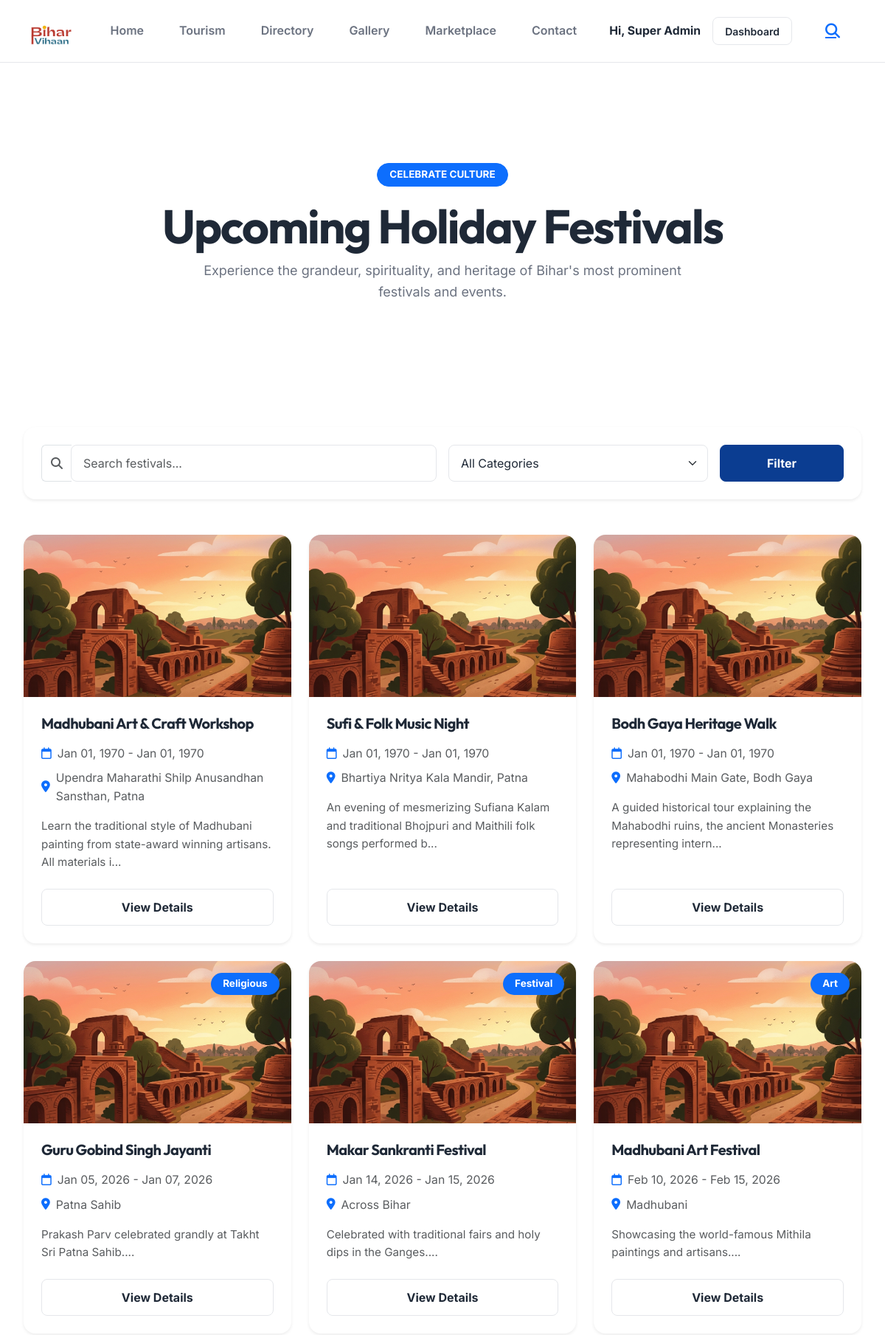
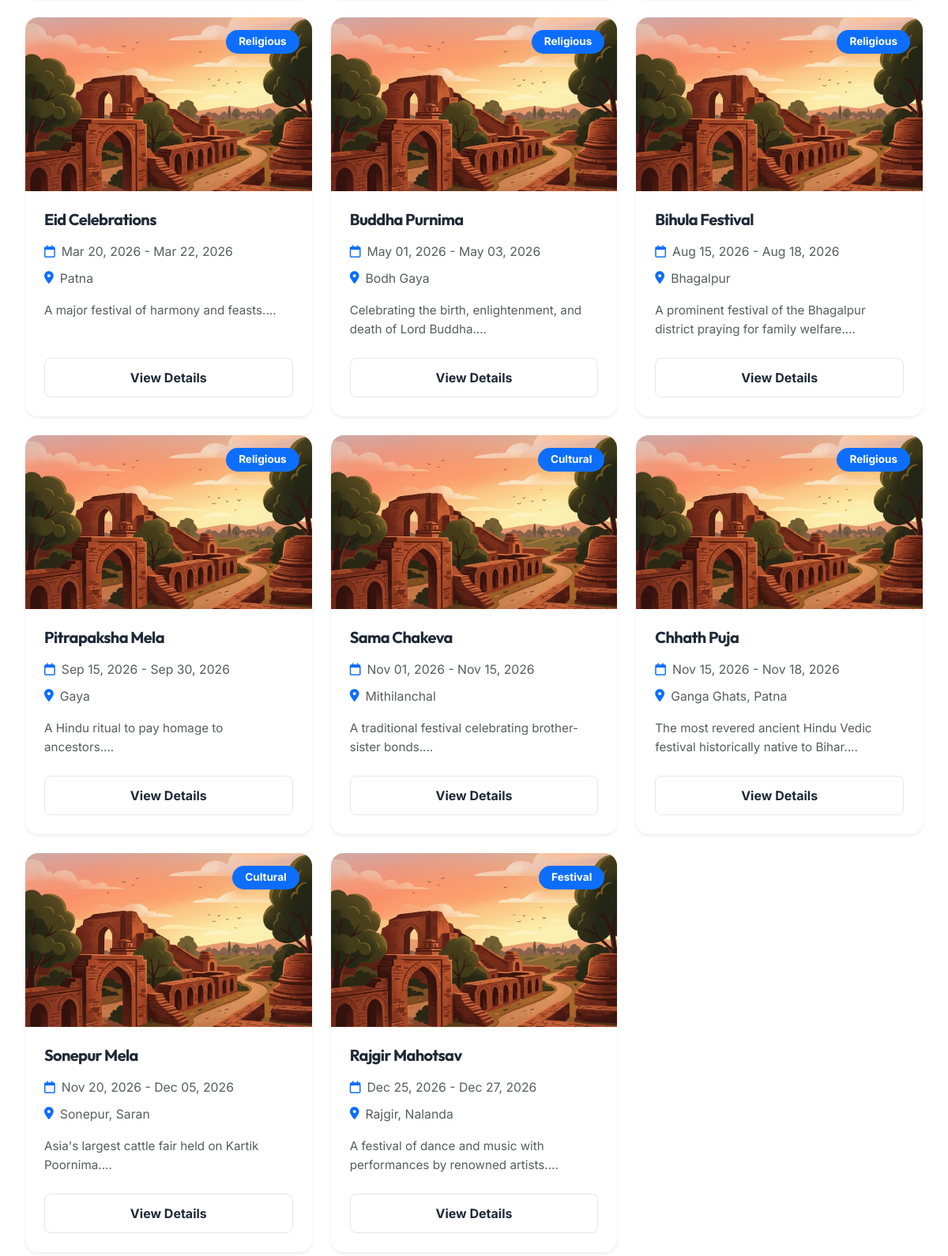
The page /events (signed in, upper part) on the database its author committed (2 pictures, top to bottom).
### tables this page shows
CREATE TABLE `events` (
  `id` int(11) NOT NULL AUTO_INCREMENT,
  `title` varchar(150) NOT NULL,
  `slug` varchar(255) DEFAULT NULL,
  `description` text DEFAULT NULL,
  `date` date DEFAULT NULL,
  `time` time DEFAULT NULL,
  `location` varchar(150) DEFAULT NULL,
  `start_date` date DEFAULT NULL,
  `end_date` date DEFAULT NULL,
  `image` varchar(255) DEFAULT NULL,
  `category` varchar(100) DEFAULT NULL,
  `price` decimal(10,2) DEFAULT 0.00,
  `max_tickets` int(11) DEFAULT NULL,
  `available_tickets` int(11) DEFAULT NULL,
  `organizer_id` int(11) DEFAULT NULL,
  `image_url` varchar(255) DEFAULT NULL,
  `status` varchar(20) DEFAULT 'active',
  PRIMARY KEY (`id`),
  KEY `organizer_id` (`organizer_id`),
  CONSTRAINT `events_ibfk_1` FOREIGN KEY (`organizer_id`) REFERENCES `users` (`id`) ON DELETE CASCADE
);

### app/Views/events/index.php (the view, shortened to what the rows shown need)
<section class="py-5" style="margin-top: 50px; background-color: var(--bg-soft); border-bottom: 1px solid var(--border-color);">
    <div class="container py-5 text-center" data-aos="fade-up">
        <span class="badge bg-primary text-white border border-primary px-3 py-2 rounded-pill mb-3 small fw-bold text-uppercase tracking-wider">Celebrate Culture</span>
        <h1 class="display-3 fw-bold font-outfit" style="color: var(--text-main);">Upcoming Holiday Festivals</h1>
        <p class="body-text-custom max-w-lg mx-auto" style="max-width: 650px; margin: 0 auto;">Experience the grandeur, spirituality, and heritage of Bihar's most prominent festivals and events.</p>
    </div>
</section>
<section class="py-5" style="background-color: var(--bg-main);">
    <div class="container py-4">
        <div class="card p-4 rounded-4 shadow-sm mb-5 border-0" style="background-color: var(--bg-card);">
            <form action="<?= BASE_URL ?>/events" method="GET" class="row g-3">
                <div class="col-md-6">
                    <div class="input-group">
                        <span class="input-group-text bg-transparent border-end-0 text-muted"><i class="fa-solid fa-search"></i></span>
                        <input type="text" name="search" class="form-control border-start-0 ps-0" placeholder="Search festivals..." value="<?= htmlspecialchars($_GET['search'] ?? '') ?>">
                    </div>
                </div>
                <div class="col-md-4">
                    <select name="category" class="form-select">
                        <option value="">All Categories</option>
                    </select>
                </div>
                <div class="col-md-2">
                    <button type="submit" class="btn btn-primary w-100 fw-bold">Filter</button>
                </div>
            </form>
        </div>
        <div class="row g-4">
            <?php if(empty($events)): ?>
                <div class="col-12 text-center py-5">
                    <i class="fa-regular fa-calendar-xmark display-1 text-muted mb-3 opacity-50"></i>
                    <h3 class="text-muted">No festivals found</h3>
                    <p>Try adjusting your search filters.</p>
                    <a href="<?= BASE_URL ?>/events" class="btn btn-outline mt-2">Clear Filters</a>
                </div>
            <?php else: ?>
                <?php foreach($events as $event): ?>
                    <div class="col-lg-4 col-md-6" data-aos="fade-up">
                        <div class="card h-100 rounded-4 shadow-sm border-0 event-card" style="background-color: var(--bg-card); overflow: hidden;">
                            <div class="position-relative">
                                <img src="<?= htmlspecialchars($event['image'] ?? BASE_URL.'/assets/images/fallback.jpg') ?>" class="card-img-top" alt="<?= htmlspecialchars($event['title']) ?>" style="height: 220px; object-fit: cover;">
                                <span class="badge bg-primary position-absolute top-0 end-0 m-3 px-3 py-2 rounded-pill"><?= htmlspecialchars($event['category']) ?></span>
                            </div>
                            <div class="card-body p-4 d-flex flex-column">
                                <h4 class="h5 fw-bold font-outfit mb-3" style="color: var(--text-main);"><?= htmlspecialchars($event['title']) ?></h4>
                                <div class="d-flex align-items-center mb-2 text-muted small">
                                    <i class="fa-regular fa-calendar text-primary me-2"></i>
                                    <span><?= date('M d, Y', strtotime($event['start_date'])) ?> - <?= date('M d, Y', strtotime($event['end_date'])) ?></span>
                                </div>
                                <div class="d-flex align-items-center mb-3 text-muted small">
                                    <i class="fa-solid fa-location-dot text-primary me-2"></i>
                                    <span><?= htmlspecialchars($event['location']) ?></span>
                                </div>
                                <p class="card-text text-muted mb-4 flex-grow-1" style="font-size: 0.95rem;">
                                    <?= htmlspecialchars(substr($event['description'], 0, 100)) ?>...
                                </p>
                                <button type="button" class="btn btn-outline w-100 fw-bold" data-bs-toggle="modal" data-bs-target="#eventModal<?= $event['id'] ?>">View Details</button>
                            </div>
                        </div>
                    </div>
                <?php endforeach; ?>
            <?php endif; ?>
        </div>
    </div>
</section>

### app/Core/Router.php (shortened to what the rows shown need)
<?php
class Router {
    protected $routes = [];
    public function add($method, $route, $controller, $action = null) {
        $route = preg_replace('/\{([a-zA-Z0-9_]+)\}/', '(?P<$1>[^/]+)', $route);
        $route = '#^' . $route . '$#';
        $this->routes[] = [
            'method' => strtoupper($method),
            'route' => $route,
            'controller' => $controller,
            'action' => $action
        ];
    }
    public function dispatch($url, $requestMethod) {
        $url = parse_url($url, PHP_URL_PATH);
        $scriptName = str_replace('\\', '/', dirname($_SERVER['SCRIPT_NAME']));
        if ($scriptName !== '/') {
            $url = preg_replace('#^' . preg_quote($scriptName, '#') . '#', '', $url);
        }
        foreach ($this->routes as $routeInfo) {
            if ($routeInfo['method'] === $requestMethod && preg_match($routeInfo['route'], $url, $matches)) {
                $params = [];
                $controllerClass = "App\\Controllers\\" . $routeInfo['controller'];
                $action = $routeInfo['action'];
                if (class_exists($controllerClass)) {
                    $controller = new $controllerClass();
                    if (method_exists($controller, $action)) {
                        call_user_func_array([$controller, $action], [$params]);
                        return;
                    } else {
                        $this->abort("Action '$action' not found in controller '$controllerClass'", 500);
                        return;
                    }
                } else {
                    $this->abort("Controller class '$controllerClass' not found", 500);
                    return;
                }
            }
        }
    }
}

### rows shown on the page
events: title "Madhubani Art & Craft Workshop", start_date "Jan 01, 1970", end_date "Jan 01, 1970", location "Upendra Maharathi Shilp Anusandhan Sansthan, Patna", description "Learn the traditional style of Madhubani painting from state-award winning artisans. All materials i"
events: title "Sufi & Folk Music Night", start_date "Jan 01, 1970", end_date "Jan 01, 1970", location "Bhartiya Nritya Kala Mandir, Patna", description "An evening of mesmerizing Sufiana Kalam and traditional Bhojpuri and Maithili folk songs performed b"
events: title "Bodh Gaya Heritage Walk", start_date "Jan 01, 1970", end_date "Jan 01, 1970", location "Mahabodhi Main Gate, Bodh Gaya", description "A guided historical tour explaining the Mahabodhi ruins, the ancient Monasteries representing intern"
events: category "Religious", title "Guru Gobind Singh Jayanti", start_date "Jan 05, 2026", end_date "Jan 07, 2026", location "Patna Sahib", description "Prakash Parv celebrated grandly at Takht Sri Patna Sahib."
events: category "Festival", title "Makar Sankranti Festival", start_date "Jan 14, 2026", end_date "Jan 15, 2026", location "Across Bihar", description "Celebrated with traditional fairs and holy dips in the Ganges."
events: category "Art", title "Madhubani Art Festival", start_date "Feb 10, 2026", end_date "Feb 15, 2026", location "Madhubani", description "Showcasing the world-famous Mithila paintings and artisans."
events: category "Religious", title "Eid Celebrations", start_date "Mar 20, 2026", end_date "Mar 22, 2026", location "Patna", description "A major festival of harmony and feasts."
events: category "Religious", title "Buddha Purnima", start_date "May 01, 2026", end_date "May 03, 2026", location "Bodh Gaya", description "Celebrating the birth, enlightenment, and death of Lord Buddha."
events: category "Religious", title "Bihula Festival", start_date "Aug 15, 2026", end_date "Aug 18, 2026", location "Bhagalpur", description "A prominent festival of the Bhagalpur district praying for family welfare."
events: category "Religious", title "Pitrapaksha Mela", start_date "Sep 15, 2026", end_date "Sep 30, 2026", location "Gaya", description "A Hindu ritual to pay homage to ancestors."
events: category "Cultural", title "Sama Chakeva", start_date "Nov 01, 2026", end_date "Nov 15, 2026", location "Mithilanchal", description "A traditional festival celebrating brother-sister bonds."
events: category "Religious", title "Chhath Puja", start_date "Nov 15, 2026", end_date "Nov 18, 2026", location "Ganga Ghats, Patna", description "The most revered ancient Hindu Vedic festival historically native to Bihar."
events: category "Cultural", title "Sonepur Mela", start_date "Nov 20, 2026", end_date "Dec 05, 2026", location "Sonepur, Saran", description "Asia's largest cattle fair held on Kartik Poornima."
events: category "Festival", title "Rajgir Mahotsav", start_date "Dec 25, 2026", end_date "Dec 27, 2026", location "Rajgir, Nalanda", description "A festival of dance and music with performances by renowned artists."

### other values the page prints
$menuItem['label'] "Home"
$menuItem['label'] "Tourism"
$menuItem['label'] "Directory"
$menuItem['label'] "Gallery"
$menuItem['label'] "Marketplace"
$menuItem['label'] "Contact"
Session::get('user_name') "Super Admin"
